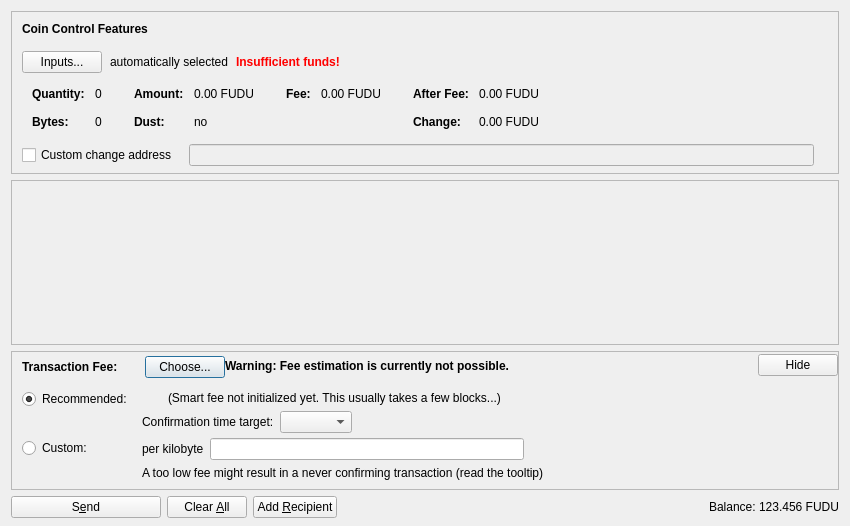
<?xml version="1.0" encoding="UTF-8"?>
<ui version="4.0">
 <class>SendCoinsDialog</class>
 <widget class="QDialog" name="SendCoinsDialog">
  <property name="geometry">
   <rect>
    <x>0</x>
    <y>0</y>
    <width>850</width>
    <height>526</height>
   </rect>
  </property>
  <property name="windowTitle">
   <string>Send Coins</string>
  </property>
  <layout class="QVBoxLayout" name="verticalLayout" stretch="0,1,0,0">
   <property name="bottomMargin">
    <number>8</number>
   </property>
   <item>
    <widget class="QFrame" name="frameCoinControl">
     <property name="sizePolicy">
      <sizepolicy hsizetype="Expanding" vsizetype="Expanding">
       <horstretch>0</horstretch>
       <verstretch>0</verstretch>
      </sizepolicy>
     </property>
     <property name="maximumSize">
      <size>
       <width>16777215</width>
       <height>16777215</height>
      </size>
     </property>
     <property name="frameShape">
      <enum>QFrame::StyledPanel</enum>
     </property>
     <property name="frameShadow">
      <enum>QFrame::Sunken</enum>
     </property>
     <layout class="QVBoxLayout" name="verticalLayoutCoinControl2">
      <property name="spacing">
       <number>0</number>
      </property>
      <property name="leftMargin">
       <number>0</number>
      </property>
      <property name="topMargin">
       <number>0</number>
      </property>
      <property name="rightMargin">
       <number>0</number>
      </property>
      <property name="bottomMargin">
       <number>6</number>
      </property>
      <item>
       <layout class="QVBoxLayout" name="verticalLayoutCoinControl" stretch="0,0,0,0,1">
        <property name="spacing">
         <number>0</number>
        </property>
        <property name="leftMargin">
         <number>10</number>
        </property>
        <property name="topMargin">
         <number>10</number>
        </property>
        <item>
         <layout class="QHBoxLayout" name="horizontalLayoutCoinControl1">
          <property name="bottomMargin">
           <number>15</number>
          </property>
          <item>
           <widget class="QLabel" name="labelCoinControlFeatures">
            <property name="sizePolicy">
             <sizepolicy hsizetype="Preferred" vsizetype="Maximum">
              <horstretch>0</horstretch>
              <verstretch>0</verstretch>
             </sizepolicy>
            </property>
            <property name="font">
             <font>
              <weight>75</weight>
              <bold>true</bold>
             </font>
            </property>
            <property name="styleSheet">
             <string notr="true">font-weight:bold;</string>
            </property>
            <property name="text">
             <string>Coin Control Features</string>
            </property>
           </widget>
          </item>
         </layout>
        </item>
        <item>
         <layout class="QHBoxLayout" name="horizontalLayoutCoinControl2" stretch="0,0,0,0">
          <property name="spacing">
           <number>8</number>
          </property>
          <property name="bottomMargin">
           <number>10</number>
          </property>
          <item>
           <widget class="QPushButton" name="pushButtonCoinControl">
            <property name="styleSheet">
             <string notr="true"/>
            </property>
            <property name="text">
             <string>Inputs...</string>
            </property>
            <property name="autoDefault">
             <bool>false</bool>
            </property>
           </widget>
          </item>
          <item>
           <widget class="QLabel" name="labelCoinControlAutomaticallySelected">
            <property name="text">
             <string>automatically selected</string>
            </property>
            <property name="margin">
             <number>5</number>
            </property>
           </widget>
          </item>
          <item>
           <widget class="QLabel" name="labelCoinControlInsuffFunds">
            <property name="font">
             <font>
              <weight>75</weight>
              <bold>true</bold>
             </font>
            </property>
            <property name="styleSheet">
             <string notr="true">color:red;font-weight:bold;</string>
            </property>
            <property name="text">
             <string>Insufficient funds!</string>
            </property>
            <property name="margin">
             <number>5</number>
            </property>
           </widget>
          </item>
          <item>
           <spacer name="horizontalSpacerCoinControl">
            <property name="orientation">
             <enum>Qt::Horizontal</enum>
            </property>
            <property name="sizeHint" stdset="0">
             <size>
              <width>40</width>
              <height>1</height>
             </size>
            </property>
           </spacer>
          </item>
         </layout>
        </item>
        <item>
         <widget class="QWidget" name="widgetCoinControl" native="true">
          <property name="sizePolicy">
           <sizepolicy hsizetype="Preferred" vsizetype="Preferred">
            <horstretch>0</horstretch>
            <verstretch>0</verstretch>
           </sizepolicy>
          </property>
          <property name="minimumSize">
           <size>
            <width>0</width>
            <height>0</height>
           </size>
          </property>
          <property name="styleSheet">
           <string notr="true"/>
          </property>
          <layout class="QHBoxLayout" name="horizontalLayoutCoinControl5">
           <property name="leftMargin">
            <number>0</number>
           </property>
           <property name="topMargin">
            <number>0</number>
           </property>
           <property name="rightMargin">
            <number>0</number>
           </property>
           <property name="bottomMargin">
            <number>0</number>
           </property>
           <item>
            <layout class="QHBoxLayout" name="horizontalLayoutCoinControl3" stretch="0,0,0,1">
             <property name="spacing">
              <number>20</number>
             </property>
             <property name="topMargin">
              <number>0</number>
             </property>
             <property name="bottomMargin">
              <number>10</number>
             </property>
             <item>
              <layout class="QFormLayout" name="formLayoutCoinControl1">
               <property name="horizontalSpacing">
                <number>10</number>
               </property>
               <property name="verticalSpacing">
                <number>14</number>
               </property>
               <property name="leftMargin">
                <number>10</number>
               </property>
               <property name="topMargin">
                <number>4</number>
               </property>
               <property name="rightMargin">
                <number>6</number>
               </property>
               <item row="0" column="0">
                <widget class="QLabel" name="labelCoinControlQuantityText">
                 <property name="font">
                  <font>
                   <weight>75</weight>
                   <bold>true</bold>
                  </font>
                 </property>
                 <property name="text">
                  <string>Quantity:</string>
                 </property>
                 <property name="margin">
                  <number>0</number>
                 </property>
                </widget>
               </item>
               <item row="0" column="1">
                <widget class="QLabel" name="labelCoinControlQuantity">
                 <property name="cursor">
                  <cursorShape>IBeamCursor</cursorShape>
                 </property>
                 <property name="contextMenuPolicy">
                  <enum>Qt::ActionsContextMenu</enum>
                 </property>
                 <property name="text">
                  <string notr="true">0</string>
                 </property>
                 <property name="margin">
                  <number>0</number>
                 </property>
                 <property name="textInteractionFlags">
                  <set>Qt::LinksAccessibleByMouse|Qt::TextSelectableByKeyboard|Qt::TextSelectableByMouse</set>
                 </property>
                </widget>
               </item>
               <item row="1" column="0">
                <widget class="QLabel" name="labelCoinControlBytesText">
                 <property name="font">
                  <font>
                   <weight>75</weight>
                   <bold>true</bold>
                  </font>
                 </property>
                 <property name="text">
                  <string>Bytes:</string>
                 </property>
                </widget>
               </item>
               <item row="1" column="1">
                <widget class="QLabel" name="labelCoinControlBytes">
                 <property name="cursor">
                  <cursorShape>IBeamCursor</cursorShape>
                 </property>
                 <property name="contextMenuPolicy">
                  <enum>Qt::ActionsContextMenu</enum>
                 </property>
                 <property name="text">
                  <string notr="true">0</string>
                 </property>
                 <property name="textInteractionFlags">
                  <set>Qt::LinksAccessibleByMouse|Qt::TextSelectableByKeyboard|Qt::TextSelectableByMouse</set>
                 </property>
                </widget>
               </item>
              </layout>
             </item>
             <item>
              <layout class="QFormLayout" name="formLayoutCoinControl2">
               <property name="horizontalSpacing">
                <number>10</number>
               </property>
               <property name="verticalSpacing">
                <number>14</number>
               </property>
               <property name="leftMargin">
                <number>6</number>
               </property>
               <property name="topMargin">
                <number>4</number>
               </property>
               <property name="rightMargin">
                <number>6</number>
               </property>
               <item row="0" column="0">
                <widget class="QLabel" name="labelCoinControlAmountText">
                 <property name="font">
                  <font>
                   <weight>75</weight>
                   <bold>true</bold>
                  </font>
                 </property>
                 <property name="text">
                  <string>Amount:</string>
                 </property>
                 <property name="margin">
                  <number>0</number>
                 </property>
                </widget>
               </item>
               <item row="0" column="1">
                <widget class="QLabel" name="labelCoinControlAmount">
                 <property name="cursor">
                  <cursorShape>IBeamCursor</cursorShape>
                 </property>
                 <property name="contextMenuPolicy">
                  <enum>Qt::ActionsContextMenu</enum>
                 </property>
                 <property name="text">
                  <string notr="true">0.00 FUDU</string>
                 </property>
                 <property name="textInteractionFlags">
                  <set>Qt::LinksAccessibleByMouse|Qt::TextSelectableByKeyboard|Qt::TextSelectableByMouse</set>
                 </property>
                </widget>
               </item>
               <item row="1" column="0">
                <widget class="QLabel" name="labelCoinControlLowOutputText">
                 <property name="font">
                  <font>
                   <weight>75</weight>
                   <bold>true</bold>
                  </font>
                 </property>
                 <property name="text">
                  <string>Dust:</string>
                 </property>
                </widget>
               </item>
               <item row="1" column="1">
                <widget class="QLabel" name="labelCoinControlLowOutput">
                 <property name="cursor">
                  <cursorShape>IBeamCursor</cursorShape>
                 </property>
                 <property name="contextMenuPolicy">
                  <enum>Qt::ActionsContextMenu</enum>
                 </property>
                 <property name="text">
                  <string notr="true">no</string>
                 </property>
                 <property name="textInteractionFlags">
                  <set>Qt::LinksAccessibleByMouse|Qt::TextSelectableByKeyboard|Qt::TextSelectableByMouse</set>
                 </property>
                </widget>
               </item>
              </layout>
             </item>
             <item>
              <layout class="QFormLayout" name="formLayoutCoinControl3">
               <property name="horizontalSpacing">
                <number>10</number>
               </property>
               <property name="verticalSpacing">
                <number>14</number>
               </property>
               <property name="leftMargin">
                <number>6</number>
               </property>
               <property name="topMargin">
                <number>4</number>
               </property>
               <property name="rightMargin">
                <number>6</number>
               </property>
               <item row="0" column="0">
                <widget class="QLabel" name="labelCoinControlFeeText">
                 <property name="font">
                  <font>
                   <weight>75</weight>
                   <bold>true</bold>
                  </font>
                 </property>
                 <property name="text">
                  <string>Fee:</string>
                 </property>
                 <property name="margin">
                  <number>0</number>
                 </property>
                </widget>
               </item>
               <item row="0" column="1">
                <widget class="QLabel" name="labelCoinControlFee">
                 <property name="cursor">
                  <cursorShape>IBeamCursor</cursorShape>
                 </property>
                 <property name="contextMenuPolicy">
                  <enum>Qt::ActionsContextMenu</enum>
                 </property>
                 <property name="text">
                  <string notr="true">0.00 FUDU</string>
                 </property>
                 <property name="textInteractionFlags">
                  <set>Qt::LinksAccessibleByMouse|Qt::TextSelectableByKeyboard|Qt::TextSelectableByMouse</set>
                 </property>
                </widget>
               </item>
              </layout>
             </item>
             <item>
              <layout class="QFormLayout" name="formLayoutCoinControl4">
               <property name="horizontalSpacing">
                <number>10</number>
               </property>
               <property name="verticalSpacing">
                <number>14</number>
               </property>
               <property name="leftMargin">
                <number>6</number>
               </property>
               <property name="topMargin">
                <number>4</number>
               </property>
               <property name="rightMargin">
                <number>6</number>
               </property>
               <item row="0" column="0">
                <widget class="QLabel" name="labelCoinControlAfterFeeText">
                 <property name="font">
                  <font>
                   <weight>75</weight>
                   <bold>true</bold>
                  </font>
                 </property>
                 <property name="text">
                  <string>After Fee:</string>
                 </property>
                 <property name="margin">
                  <number>0</number>
                 </property>
                </widget>
               </item>
               <item row="0" column="1">
                <widget class="QLabel" name="labelCoinControlAfterFee">
                 <property name="cursor">
                  <cursorShape>IBeamCursor</cursorShape>
                 </property>
                 <property name="contextMenuPolicy">
                  <enum>Qt::ActionsContextMenu</enum>
                 </property>
                 <property name="text">
                  <string notr="true">0.00 FUDU</string>
                 </property>
                 <property name="textInteractionFlags">
                  <set>Qt::LinksAccessibleByMouse|Qt::TextSelectableByKeyboard|Qt::TextSelectableByMouse</set>
                 </property>
                </widget>
               </item>
               <item row="1" column="0">
                <widget class="QLabel" name="labelCoinControlChangeText">
                 <property name="font">
                  <font>
                   <weight>75</weight>
                   <bold>true</bold>
                  </font>
                 </property>
                 <property name="text">
                  <string>Change:</string>
                 </property>
                </widget>
               </item>
               <item row="1" column="1">
                <widget class="QLabel" name="labelCoinControlChange">
                 <property name="cursor">
                  <cursorShape>IBeamCursor</cursorShape>
                 </property>
                 <property name="contextMenuPolicy">
                  <enum>Qt::ActionsContextMenu</enum>
                 </property>
                 <property name="text">
                  <string notr="true">0.00 FUDU</string>
                 </property>
                 <property name="textInteractionFlags">
                  <set>Qt::LinksAccessibleByMouse|Qt::TextSelectableByKeyboard|Qt::TextSelectableByMouse</set>
                 </property>
                </widget>
               </item>
              </layout>
             </item>
            </layout>
           </item>
          </layout>
         </widget>
        </item>
        <item>
         <layout class="QHBoxLayout" name="horizontalLayoutCoinControl4" stretch="0,0,0">
          <property name="spacing">
           <number>12</number>
          </property>
          <property name="sizeConstraint">
           <enum>QLayout::SetDefaultConstraint</enum>
          </property>
          <property name="topMargin">
           <number>5</number>
          </property>
          <property name="rightMargin">
           <number>5</number>
          </property>
          <item>
           <widget class="QCheckBox" name="checkBoxCoinControlChange">
            <property name="toolTip">
             <string>If this is activated, but the change address is empty or invalid, change will be sent to a newly generated address.</string>
            </property>
            <property name="text">
             <string>Custom change address</string>
            </property>
           </widget>
          </item>
          <item>
           <widget class="QValidatedLineEdit" name="lineEditCoinControlChange">
            <property name="enabled">
             <bool>false</bool>
            </property>
            <property name="sizePolicy">
             <sizepolicy hsizetype="Expanding" vsizetype="Fixed">
              <horstretch>0</horstretch>
              <verstretch>0</verstretch>
             </sizepolicy>
            </property>
           </widget>
          </item>
          <item>
           <widget class="QLabel" name="labelCoinControlChangeLabel">
            <property name="sizePolicy">
             <sizepolicy hsizetype="Preferred" vsizetype="Expanding">
              <horstretch>0</horstretch>
              <verstretch>0</verstretch>
             </sizepolicy>
            </property>
            <property name="minimumSize">
             <size>
              <width>0</width>
              <height>0</height>
             </size>
            </property>
            <property name="text">
             <string/>
            </property>
            <property name="margin">
             <number>3</number>
            </property>
           </widget>
          </item>
         </layout>
        </item>
        <item>
         <spacer name="verticalSpacerCoinControl">
          <property name="orientation">
           <enum>Qt::Vertical</enum>
          </property>
          <property name="sizeHint" stdset="0">
           <size>
            <width>800</width>
            <height>1</height>
           </size>
          </property>
         </spacer>
        </item>
       </layout>
      </item>
     </layout>
    </widget>
   </item>
   <item>
    <widget class="QScrollArea" name="scrollArea">
     <property name="widgetResizable">
      <bool>true</bool>
     </property>
     <widget class="QWidget" name="scrollAreaWidgetContents">
      <property name="geometry">
       <rect>
        <x>0</x>
        <y>0</y>
        <width>830</width>
        <height>104</height>
       </rect>
      </property>
      <layout class="QVBoxLayout" name="verticalLayout_2" stretch="0,1">
       <property name="leftMargin">
        <number>0</number>
       </property>
       <property name="topMargin">
        <number>0</number>
       </property>
       <property name="rightMargin">
        <number>0</number>
       </property>
       <property name="bottomMargin">
        <number>0</number>
       </property>
       <item>
        <layout class="QVBoxLayout" name="entries">
         <property name="spacing">
          <number>6</number>
         </property>
        </layout>
       </item>
       <item>
        <spacer name="verticalSpacer">
         <property name="orientation">
          <enum>Qt::Vertical</enum>
         </property>
         <property name="sizeHint" stdset="0">
          <size>
           <width>20</width>
           <height>40</height>
          </size>
         </property>
        </spacer>
       </item>
      </layout>
     </widget>
    </widget>
   </item>
   <item>
    <widget class="QFrame" name="frameFee">
     <property name="sizePolicy">
      <sizepolicy hsizetype="Expanding" vsizetype="Expanding">
       <horstretch>0</horstretch>
       <verstretch>0</verstretch>
      </sizepolicy>
     </property>
     <property name="maximumSize">
      <size>
       <width>16777215</width>
       <height>16777215</height>
      </size>
     </property>
     <property name="frameShape">
      <enum>QFrame::StyledPanel</enum>
     </property>
     <property name="frameShadow">
      <enum>QFrame::Sunken</enum>
     </property>
     <layout class="QVBoxLayout" name="verticalLayoutFee1">
      <property name="spacing">
       <number>0</number>
      </property>
      <property name="leftMargin">
       <number>0</number>
      </property>
      <property name="topMargin">
       <number>0</number>
      </property>
      <property name="rightMargin">
       <number>0</number>
      </property>
      <property name="bottomMargin">
       <number>0</number>
      </property>
      <item>
       <layout class="QVBoxLayout" name="verticalLayoutFee2" stretch="0,0,0">
        <property name="spacing">
         <number>0</number>
        </property>
        <property name="leftMargin">
         <number>10</number>
        </property>
        <property name="topMargin">
         <number>0</number>
        </property>
        <item>
         <layout class="QHBoxLayout" name="horizontalLayoutFee1">
          <property name="bottomMargin">
           <number>0</number>
          </property>
          <item>
           <layout class="QVBoxLayout" name="verticalLayoutFee7">
            <property name="spacing">
             <number>0</number>
            </property>
            <item>
             <spacer name="verticalSpacerSmartFee">
              <property name="orientation">
               <enum>Qt::Vertical</enum>
              </property>
              <property name="sizeType">
               <enum>QSizePolicy::Fixed</enum>
              </property>
              <property name="sizeHint" stdset="0">
               <size>
                <width>1</width>
                <height>4</height>
               </size>
              </property>
             </spacer>
            </item>
            <item>
             <layout class="QHBoxLayout" name="horizontalLayoutSmartFee">
              <property name="spacing">
               <number>10</number>
              </property>
              <item>
               <widget class="QLabel" name="labelFeeHeadline">
                <property name="sizePolicy">
                 <sizepolicy hsizetype="Preferred" vsizetype="Maximum">
                  <horstretch>0</horstretch>
                  <verstretch>0</verstretch>
                 </sizepolicy>
                </property>
                <property name="font">
                 <font>
                  <weight>75</weight>
                  <bold>true</bold>
                 </font>
                </property>
                <property name="styleSheet">
                 <string notr="true">font-weight:bold;</string>
                </property>
                <property name="text">
                 <string>Transaction Fee:</string>
                </property>
               </widget>
              </item>
              <item>
               <widget class="QLabel" name="labelFeeMinimized">
                <property name="text">
                 <string/>
                </property>
               </widget>
              </item>
              <item>
               <widget class="QPushButton" name="buttonChooseFee">
                <property name="text">
                 <string>Choose...</string>
                </property>
               </widget>
              </item>
             </layout>
            </item>
            <item>
             <spacer name="verticalSpacer_5">
              <property name="orientation">
               <enum>Qt::Vertical</enum>
              </property>
              <property name="sizeHint" stdset="0">
               <size>
                <width>1</width>
                <height>1</height>
               </size>
              </property>
             </spacer>
            </item>
           </layout>
          </item>
          <item>
           <widget class="QLabel" name="fallbackFeeWarningLabel">
            <property name="toolTip">
             <string>Using the fallbackfee can result in sending a transaction that will take several hours or days (or never) to confirm. Consider choosing your fee manually or wait until you have validated the complete chain.</string>
            </property>
            <property name="font">
            <font>
                <weight>75</weight>
                <bold>true</bold>
            </font>
            </property>
            <property name="text">
             <string>Warning: Fee estimation is currently not possible.</string>
            </property>
            <property name="wordWrap">
             <bool>false</bool>
            </property>
           </widget>
          </item>
          <item>
           <spacer name="horizontalSpacer_4">
            <property name="orientation">
             <enum>Qt::Horizontal</enum>
            </property>
            <property name="sizeType">
             <enum>QSizePolicy::MinimumExpanding</enum>
            </property>
            <property name="sizeHint" stdset="0">
             <size>
              <width>40</width>
              <height>20</height>
             </size>
            </property>
           </spacer>
          </item>
          <item>
           <widget class="QPushButton" name="buttonMinimizeFee">
            <property name="toolTip">
             <string>collapse fee-settings</string>
            </property>
            <property name="text">
             <string>Hide</string>
            </property>
           </widget>
          </item>
         </layout>
        </item>
        <item>
         <widget class="QFrame" name="frameFeeSelection">
          <layout class="QVBoxLayout" name="verticalLayoutFee12">
           <property name="spacing">
            <number>0</number>
           </property>
           <property name="leftMargin">
            <number>0</number>
           </property>
           <property name="topMargin">
            <number>0</number>
           </property>
           <property name="rightMargin">
            <number>0</number>
           </property>
           <property name="bottomMargin">
            <number>0</number>
           </property>
           <item>
            <layout class="QGridLayout" name="gridLayoutFee">
             <property name="topMargin">
              <number>10</number>
             </property>
             <property name="bottomMargin">
              <number>4</number>
             </property>
             <property name="horizontalSpacing">
              <number>10</number>
             </property>
             <property name="verticalSpacing">
              <number>4</number>
             </property>
             <item row="1" column="1">
              <layout class="QVBoxLayout" name="verticalLayoutFee8">
               <property name="spacing">
                <number>6</number>
               </property>
               <item>
                <layout class="QHBoxLayout" name="horizontalLayoutFee13">
                 <item>
                  <widget class="QLabel" name="labelCustomPerKilobyte">
                   <property name="toolTip">
                    <string>Specify a custom fee per kB (1,000 bytes) of the transaction's virtual size.

Note:  Since the fee is calculated on a per-byte basis, a fee of "100 satoshis per kB" for a transaction size of 500 bytes (half of 1 kB) would ultimately yield a fee of only 50 satoshis.</string>
                   </property>
                   <property name="text">
                    <string>per kilobyte</string>
                   </property>
                  </widget>
                 </item>
                 <item>
                  <widget class="BitcoinAmountField" name="customFee"/>
                 </item>
                 <item>
                  <spacer name="horizontalSpacer_6">
                   <property name="orientation">
                    <enum>Qt::Horizontal</enum>
                   </property>
                   <property name="sizeHint" stdset="0">
                    <size>
                     <width>1</width>
                     <height>1</height>
                    </size>
                   </property>
                  </spacer>
                 </item>
                </layout>
               </item>
               <item>
                <layout class="QHBoxLayout" name="horizontalLayoutFee8">
                 <item>
                  <widget class="QLabel" name="labelCustomFeeWarning">
                   <property name="enabled">
                    <bool>true</bool>
                   </property>
                   <property name="toolTip">
                    <string>When there is less transaction volume than space in the blocks, miners as well as relaying nodes may enforce a minimum fee. Paying only this minimum fee is just fine, but be aware that this can result in a never confirming transaction once there is more demand for litecoin transactions than the network can process.</string>
                   </property>
                   <property name="text">
                    <string>A too low fee might result in a never confirming transaction (read the tooltip)</string>
                   </property>
                  </widget>
                 </item>
                 <item>
                  <spacer name="horizontalSpacer_2">
                   <property name="orientation">
                    <enum>Qt::Horizontal</enum>
                   </property>
                   <property name="sizeHint" stdset="0">
                    <size>
                     <width>1</width>
                     <height>1</height>
                    </size>
                   </property>
                  </spacer>
                 </item>
                </layout>
               </item>
              </layout>
             </item>
             <item row="0" column="0">
              <layout class="QVBoxLayout" name="verticalLayoutFee4" stretch="0,1">
               <item>
                <widget class="QRadioButton" name="radioSmartFee">
                 <property name="text">
                  <string>Recommended:</string>
                 </property>
                 <property name="checked">
                  <bool>true</bool>
                 </property>
                 <attribute name="buttonGroup">
                  <string notr="true">groupFee</string>
                 </attribute>
                </widget>
               </item>
               <item>
                <spacer name="verticalSpacer_2">
                 <property name="orientation">
                  <enum>Qt::Vertical</enum>
                 </property>
                 <property name="sizeHint" stdset="0">
                  <size>
                   <width>1</width>
                   <height>1</height>
                  </size>
                 </property>
                </spacer>
               </item>
              </layout>
             </item>
             <item row="1" column="0">
              <layout class="QVBoxLayout" name="verticalLayoutFee9" stretch="0,1">
               <item>
                <widget class="QRadioButton" name="radioCustomFee">
                 <property name="text">
                  <string>Custom:</string>
                 </property>
                 <attribute name="buttonGroup">
                  <string notr="true">groupFee</string>
                 </attribute>
                </widget>
               </item>
               <item>
                <spacer name="verticalSpacer_6">
                 <property name="orientation">
                  <enum>Qt::Vertical</enum>
                 </property>
                 <property name="sizeHint" stdset="0">
                  <size>
                   <width>1</width>
                   <height>1</height>
                  </size>
                 </property>
                </spacer>
               </item>
              </layout>
             </item>
             <item row="0" column="1">
              <layout class="QVBoxLayout" name="verticalLayoutFee3" stretch="0,0,1">
               <property name="spacing">
                <number>6</number>
               </property>
               <property name="topMargin">
                <number>2</number>
               </property>
               <item>
                <layout class="QHBoxLayout" name="horizontalLayoutFee12">
                 <item>
                  <widget class="QLabel" name="labelSmartFee">
                   <property name="text">
                    <string/>
                   </property>
                  </widget>
                 </item>
                 <item>
                  <widget class="QLabel" name="labelFeeEstimation">
                   <property name="text">
                    <string/>
                   </property>
                  </widget>
                 </item>
                 <item>
                  <widget class="QLabel" name="labelSmartFee2">
                   <property name="text">
                    <string>(Smart fee not initialized yet. This usually takes a few blocks...)</string>
                   </property>
                  </widget>
                 </item>
                 <item>
                  <spacer name="horizontalSpacer_5">
                   <property name="orientation">
                    <enum>Qt::Horizontal</enum>
                   </property>
                   <property name="sizeHint" stdset="0">
                    <size>
                     <width>1</width>
                     <height>1</height>
                    </size>
                   </property>
                  </spacer>
                 </item>
                </layout>
               </item>
               <item>
                <layout class="QHBoxLayout" name="horizontalLayoutFee9">
                 <item>
                  <layout class="QVBoxLayout" name="verticalLayoutFee6">
                   <item>
                    <widget class="QLabel" name="labelSmartFee3">
                     <property name="text">
                      <string>Confirmation time target:</string>
                     </property>
                    </widget>
                   </item>
                  </layout>
                 </item>
                 <item>
                  <layout class="QVBoxLayout" name="verticalLayoutFee5">
                   <property name="rightMargin">
                    <number>30</number>
                   </property>
                   <item>
                    <layout class="QHBoxLayout" name="horizontalLayoutConfTarget">
                     <property name="bottomMargin">
                      <number>0</number>
                     </property>
                     <item>
                      <widget class="QComboBox" name="confTargetSelector"/>
                     </item>
                     <item>
                      <spacer name="horizontalSpacerConfTarget">
                       <property name="orientation">
                        <enum>Qt::Horizontal</enum>
                       </property>
                       <property name="sizeHint" stdset="0">
                        <size>
                         <width>40</width>
                         <height>20</height>
                        </size>
                       </property>
                      </spacer>
                     </item>
                    </layout>
                   </item>
                  </layout>
                 </item>
                </layout>
               </item>
               <item>
                <spacer name="verticalSpacer_4">
                 <property name="orientation">
                  <enum>Qt::Vertical</enum>
                 </property>
                 <property name="sizeHint" stdset="0">
                  <size>
                   <width>1</width>
                   <height>1</height>
                  </size>
                 </property>
                </spacer>
               </item>
              </layout>
             </item>
            </layout>
           </item>
          </layout>
         </widget>
        </item>
        <item>
         <spacer name="verticalSpacerFee">
          <property name="orientation">
           <enum>Qt::Vertical</enum>
          </property>
          <property name="sizeHint" stdset="0">
           <size>
            <width>40</width>
            <height>5</height>
           </size>
          </property>
         </spacer>
        </item>
       </layout>
      </item>
     </layout>
    </widget>
   </item>
   <item>
    <layout class="QHBoxLayout" name="horizontalLayout">
     <item>
      <widget class="QPushButton" name="sendButton">
       <property name="minimumSize">
        <size>
         <width>150</width>
         <height>0</height>
        </size>
       </property>
       <property name="toolTip">
        <string>Confirm the send action</string>
       </property>
       <property name="text">
        <string>S&amp;end</string>
       </property>
       <property name="icon">
        <iconset resource="../bitcoin.qrc">
         <normaloff>:/icons/send</normaloff>:/icons/send</iconset>
       </property>
       <property name="autoDefault">
        <bool>false</bool>
       </property>
       <property name="default">
        <bool>false</bool>
       </property>
      </widget>
     </item>
     <item>
      <widget class="QPushButton" name="clearButton">
       <property name="sizePolicy">
        <sizepolicy hsizetype="Minimum" vsizetype="Fixed">
         <horstretch>0</horstretch>
         <verstretch>0</verstretch>
        </sizepolicy>
       </property>
       <property name="toolTip">
        <string>Clear all fields of the form.</string>
       </property>
       <property name="text">
        <string>Clear &amp;All</string>
       </property>
       <property name="icon">
        <iconset resource="../bitcoin.qrc">
         <normaloff>:/icons/remove</normaloff>:/icons/remove</iconset>
       </property>
       <property name="autoDefault">
        <bool>false</bool>
       </property>
      </widget>
     </item>
     <item>
      <widget class="QPushButton" name="addButton">
       <property name="toolTip">
        <string>Send to multiple recipients at once</string>
       </property>
       <property name="text">
        <string>Add &amp;Recipient</string>
       </property>
       <property name="icon">
        <iconset resource="../bitcoin.qrc">
         <normaloff>:/icons/add</normaloff>:/icons/add</iconset>
       </property>
       <property name="autoDefault">
        <bool>false</bool>
       </property>
      </widget>
     </item>
     <item>
      <spacer name="horizontalSpacer">
       <property name="orientation">
        <enum>Qt::Horizontal</enum>
       </property>
       <property name="sizeHint" stdset="0">
        <size>
         <width>40</width>
         <height>20</height>
        </size>
       </property>
      </spacer>
     </item>
     <item>
      <layout class="QHBoxLayout" name="horizontalLayout_2">
       <property name="spacing">
        <number>3</number>
       </property>
       <item>
        <widget class="QLabel" name="label">
         <property name="sizePolicy">
          <sizepolicy hsizetype="Preferred" vsizetype="Fixed">
           <horstretch>0</horstretch>
           <verstretch>0</verstretch>
          </sizepolicy>
         </property>
         <property name="text">
          <string>Balance:</string>
         </property>
        </widget>
       </item>
       <item>
        <widget class="QLabel" name="labelBalance">
         <property name="sizePolicy">
          <sizepolicy hsizetype="Preferred" vsizetype="Fixed">
           <horstretch>0</horstretch>
           <verstretch>0</verstretch>
          </sizepolicy>
         </property>
         <property name="cursor">
          <cursorShape>IBeamCursor</cursorShape>
         </property>
         <property name="text">
          <string notr="true">123.456 FUDU</string>
         </property>
         <property name="textInteractionFlags">
          <set>Qt::LinksAccessibleByMouse|Qt::TextSelectableByKeyboard|Qt::TextSelectableByMouse</set>
         </property>
        </widget>
       </item>
      </layout>
     </item>
    </layout>
   </item>
  </layout>
 </widget>
 <customwidgets>
  <customwidget>
   <class>QValidatedLineEdit</class>
   <extends>QLineEdit</extends>
   <header>qt/qvalidatedlineedit.h</header>
  </customwidget>
  <customwidget>
   <class>BitcoinAmountField</class>
   <extends>QLineEdit</extends>
   <header>qt/bitcoinamountfield.h</header>
   <container>1</container>
  </customwidget>
 </customwidgets>
 <resources>
  <include location="../bitcoin.qrc"/>
 </resources>
 <connections/>
 <buttongroups>
  <buttongroup name="groupFee"/>
 </buttongroups>
</ui>
